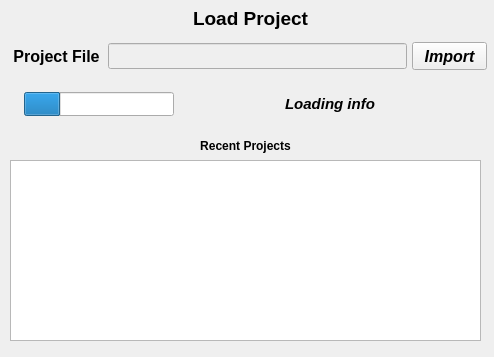
<?xml version="1.0" encoding="UTF-8"?>
<ui version="4.0">
 <class>Dialog</class>
 <widget class="QDialog" name="Dialog">
  <property name="geometry">
   <rect>
    <x>0</x>
    <y>0</y>
    <width>494</width>
    <height>357</height>
   </rect>
  </property>
  <property name="windowTitle">
   <string>Load project</string>
  </property>
  <widget class="QToolButton" name="toolButton_import_project">
   <property name="geometry">
    <rect>
     <x>412</x>
     <y>42</y>
     <width>75</width>
     <height>28</height>
    </rect>
   </property>
   <property name="sizePolicy">
    <sizepolicy hsizetype="Expanding" vsizetype="Expanding">
     <horstretch>0</horstretch>
     <verstretch>0</verstretch>
    </sizepolicy>
   </property>
   <property name="minimumSize">
    <size>
     <width>75</width>
     <height>28</height>
    </size>
   </property>
   <property name="maximumSize">
    <size>
     <width>75</width>
     <height>28</height>
    </size>
   </property>
   <property name="sizeIncrement">
    <size>
     <width>0</width>
     <height>1</height>
    </size>
   </property>
   <property name="font">
    <font>
     <family>Arial</family>
     <pointsize>12</pointsize>
     <weight>75</weight>
     <italic>true</italic>
     <bold>true</bold>
    </font>
   </property>
   <property name="text">
    <string>Import</string>
   </property>
  </widget>
  <widget class="QLabel" name="label">
   <property name="geometry">
    <rect>
     <x>16</x>
     <y>6</y>
     <width>469</width>
     <height>25</height>
    </rect>
   </property>
   <property name="font">
    <font>
     <family>Arial</family>
     <pointsize>14</pointsize>
     <weight>75</weight>
     <italic>false</italic>
     <bold>true</bold>
    </font>
   </property>
   <property name="text">
    <string>Load Project</string>
   </property>
   <property name="alignment">
    <set>Qt::AlignCenter</set>
   </property>
  </widget>
  <widget class="QLineEdit" name="line_import_project">
   <property name="enabled">
    <bool>false</bool>
   </property>
   <property name="geometry">
    <rect>
     <x>108</x>
     <y>43</y>
     <width>299</width>
     <height>26</height>
    </rect>
   </property>
   <property name="sizePolicy">
    <sizepolicy hsizetype="Expanding" vsizetype="Expanding">
     <horstretch>0</horstretch>
     <verstretch>0</verstretch>
    </sizepolicy>
   </property>
   <property name="minimumSize">
    <size>
     <width>279</width>
     <height>26</height>
    </size>
   </property>
   <property name="maximumSize">
    <size>
     <width>300</width>
     <height>26</height>
    </size>
   </property>
   <property name="sizeIncrement">
    <size>
     <width>0</width>
     <height>1</height>
    </size>
   </property>
  </widget>
  <widget class="QLabel" name="label_3">
   <property name="geometry">
    <rect>
     <x>8</x>
     <y>43</y>
     <width>97</width>
     <height>26</height>
    </rect>
   </property>
   <property name="font">
    <font>
     <family>Arial</family>
     <pointsize>12</pointsize>
     <weight>75</weight>
     <italic>false</italic>
     <bold>true</bold>
    </font>
   </property>
   <property name="text">
    <string>Project File</string>
   </property>
   <property name="alignment">
    <set>Qt::AlignCenter</set>
   </property>
  </widget>
  <widget class="QWidget" name="horizontalLayoutWidget">
   <property name="geometry">
    <rect>
     <x>24</x>
     <y>88</y>
     <width>458</width>
     <height>33</height>
    </rect>
   </property>
   <layout class="QHBoxLayout" name="horizontalLayout">
    <item>
     <widget class="QProgressBar" name="progressBar">
      <property name="minimumSize">
       <size>
        <width>150</width>
        <height>24</height>
       </size>
      </property>
      <property name="maximumSize">
       <size>
        <width>150</width>
        <height>24</height>
       </size>
      </property>
      <property name="value">
       <number>24</number>
      </property>
      <property name="textVisible">
       <bool>false</bool>
      </property>
      <property name="invertedAppearance">
       <bool>false</bool>
      </property>
      <property name="textDirection">
       <enum>QProgressBar::TopToBottom</enum>
      </property>
     </widget>
    </item>
    <item>
     <widget class="QLabel" name="text_label">
      <property name="minimumSize">
       <size>
        <width>300</width>
        <height>24</height>
       </size>
      </property>
      <property name="maximumSize">
       <size>
        <width>300</width>
        <height>24</height>
       </size>
      </property>
      <property name="font">
       <font>
        <family>Arial</family>
        <pointsize>11</pointsize>
        <weight>75</weight>
        <italic>true</italic>
        <bold>true</bold>
       </font>
      </property>
      <property name="text">
       <string>Loading info</string>
      </property>
      <property name="alignment">
       <set>Qt::AlignCenter</set>
      </property>
     </widget>
    </item>
   </layout>
  </widget>
  <widget class="QWidget" name="widget" native="true">
   <property name="geometry">
    <rect>
     <x>10</x>
     <y>130</y>
     <width>471</width>
     <height>211</height>
    </rect>
   </property>
   <widget class="QWidget" name="verticalLayoutWidget">
    <property name="geometry">
     <rect>
      <x>0</x>
      <y>0</y>
      <width>471</width>
      <height>31</height>
     </rect>
    </property>
    <layout class="QVBoxLayout" name="verticalLayout">
     <item>
      <widget class="QLabel" name="label_2">
       <property name="font">
        <font>
         <weight>75</weight>
         <bold>true</bold>
        </font>
       </property>
       <property name="text">
        <string>Recent Projects</string>
       </property>
       <property name="alignment">
        <set>Qt::AlignCenter</set>
       </property>
      </widget>
     </item>
    </layout>
   </widget>
   <widget class="QListWidget" name="listWidget">
    <property name="geometry">
     <rect>
      <x>0</x>
      <y>30</y>
      <width>471</width>
      <height>181</height>
     </rect>
    </property>
    <property name="autoScroll">
     <bool>true</bool>
    </property>
    <property name="isWrapping" stdset="0">
     <bool>false</bool>
    </property>
    <property name="spacing">
     <number>0</number>
    </property>
    <property name="viewMode">
     <enum>QListView::ListMode</enum>
    </property>
    <property name="uniformItemSizes">
     <bool>false</bool>
    </property>
   </widget>
  </widget>
 </widget>
 <resources/>
 <connections/>
</ui>
